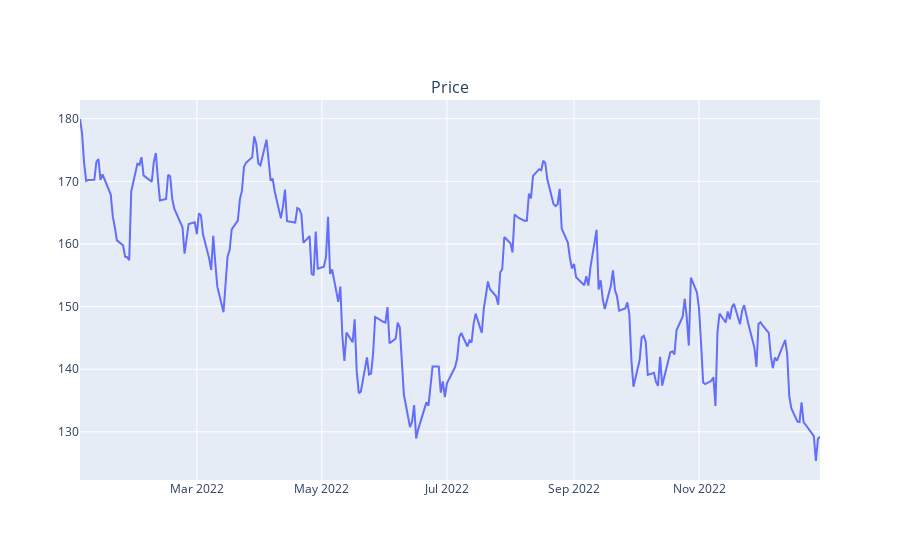

Here is the notebook cell this chart was saved with:
### Code cell
fig = make_subplots(rows=1, cols=1, subplot_titles=('Price',))

# Add trace for Close price
fig.add_trace(go.Scatter(x=APPLdf.index, y=APPLdf['Close'], name='Close Price'), row=1, col=1)

# Update layout
fig.update(layout_xaxis_rangeslider_visible=False)

# Show figure
fig.show()

### Figure 1 — Plotly figure (JSON) as saved in the notebook; plotly's stock layout.template omitted (floating-point values rounded to 4 significant figures; data arrays with more than 128 entries replaced by an {"elided": "..."} marker saying what was removed)
{"data": [{"name": "Close Price", "type": "scatter", "x": {"elided": "251 str values"}, "xaxis": "x", "y": {"elided": "251 float values"}, "yaxis": "y"}], "layout": {"annotations": [{"font": {"size": 16}, "showarrow": false, "text": "Price", "x": 0.5, "xanchor": "center", "xref": "paper", "y": 1, "yanchor": "bottom", "yref": "paper"}], "xaxis": {"anchor": "y", "domain": [0, 1], "rangeslider": {"visible": false}}, "yaxis": {"anchor": "x", "domain": [0, 1]}}}
